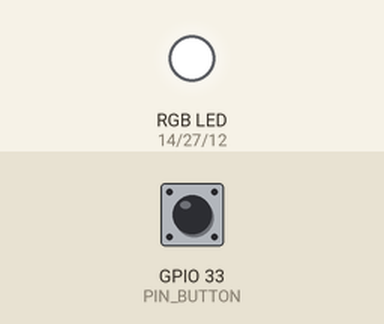
This sketch was run on a simulated ESP32. On the bench: an RGB LED mixed from three pins (HIGH = lit). The test bench sets the inputs (shaded band); at power-on: GPIO 33 (PIN_BUTTON) LOW.

Above: at 1.2 s.
1.3 s: GPIO 33 (PIN_BUTTON) pulled HIGH for 0.15 s
At 2.3 s:
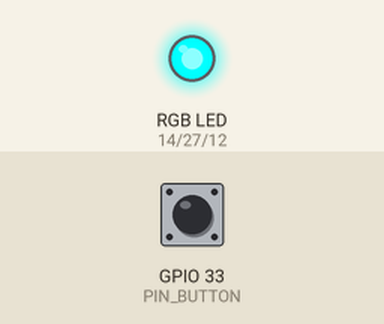
2.9 s: GPIO 33 (PIN_BUTTON) pulled HIGH for 1 s
At 3.5 s:
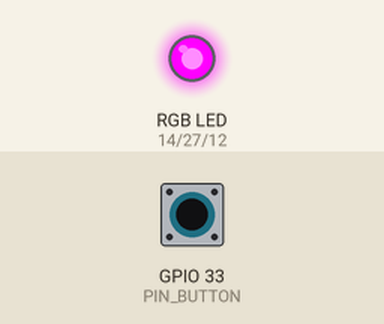
5.4 s: GPIO 33 (PIN_BUTTON) pulled HIGH for 0.15 s
At 6.6 s:
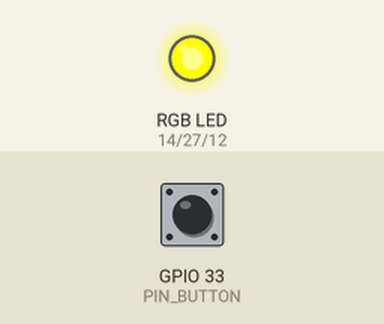
7.0 s: GPIO 33 (PIN_BUTTON) pulled HIGH for 3.2 s
At 7.8 s:
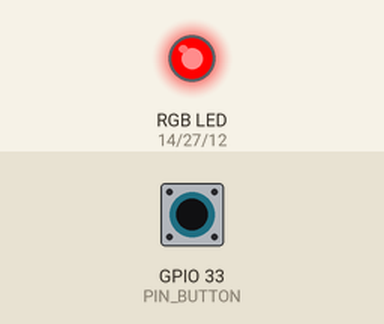
11.7 s: GPIO 33 (PIN_BUTTON) pulled HIGH for 0.15 s
At 12.6 s:
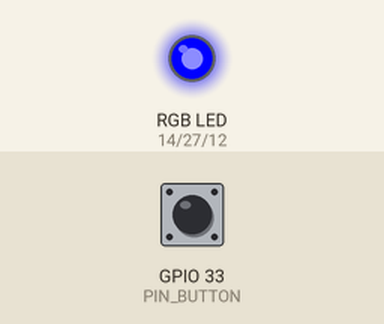
13.3 s: GPIO 33 (PIN_BUTTON) pulled HIGH for 1 s
At 13.8 s:
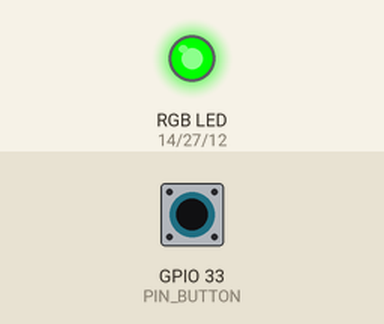
Timing chart, 0 to 16.3 s (numbered marks = the images above; inputs shaded):
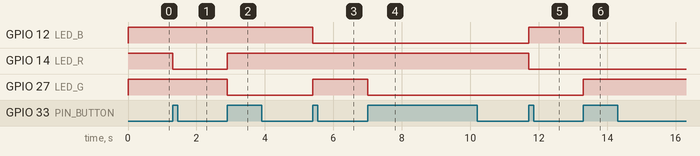

Measured:
- after the input at 1.3 s, GPIO 14 (LED_R): HIGH → LOW at once
- after the input at 2.9 s, GPIO 14 (LED_R): LOW → HIGH at once; GPIO 27 (LED_G): HIGH → LOW at once
- after the input at 5.4 s, GPIO 12 (LED_B): HIGH → LOW at once; GPIO 27 (LED_G): LOW → HIGH at once
- after the input at 7.0 s, GPIO 27 (LED_G): HIGH → LOW at once
- after the input at 11.7 s, GPIO 12 (LED_B): LOW → HIGH at once; GPIO 14 (LED_R): HIGH → LOW at once
- after the input at 13.3 s, GPIO 12 (LED_B): HIGH → LOW at once; GPIO 27 (LED_G): LOW → HIGH at once

The sketch:

LEDRGB_local.ino
```cpp
#define LED_R 14
#define LED_G 27
#define LED_B 12
#define PIN_BUTTON 33

int led_status = 0; //cual es el color en el que vamos a encender el led

//Debouncing (evitar el rebote del botón)
unsigned long lastDebounceTime = 0;
unsigned long debounceDelay = 200; //tiempo entre que se puede detectar la presión del botón

void IRAM_ATTR isr_button(){
  //millis() devuelve la cantidad de milisegundos desde que el programa inició
  //1s=1000ms
  if( (millis() - lastDebounceTime) > debounceDelay ){
    led_status++;
    if( led_status >=8) led_status = 0;
    //se puede usar el operador ternario (?:) led_status = (led_status >=7) ? 0 : led_status+1;
    lastDebounceTime = millis();
    }
  }

void setup() {
  //botón
  pinMode(PIN_BUTTON, INPUT);
  attachInterrupt(PIN_BUTTON, isr_button, RISING);

  //Led
  pinMode(LED_R, OUTPUT);
  pinMode(LED_G, OUTPUT);
  pinMode(LED_B, OUTPUT);

  Serial.begin(115200);
}

void loop() {
  //casos según el número de veces que presionamos el botón
  switch(led_status){
    case 1://Rojo
      digitalWrite(LED_R, LOW); //enciende rojo
      digitalWrite(LED_G, HIGH); //apaga verde
      digitalWrite(LED_B, HIGH); //apaga azul
    break;

    case 2://Verde
      digitalWrite(LED_R, HIGH); //apaga rojo
      digitalWrite(LED_G, LOW); //enciende verde
      digitalWrite(LED_B, HIGH); //apaga azul
    break;

    case 3://Azul
      digitalWrite(LED_R, HIGH); //apaga rojo
      digitalWrite(LED_G, HIGH); //apaga verde
      digitalWrite(LED_B, LOW); //enciende azul
    break;

    case 4://Cyan
      digitalWrite(LED_R, HIGH); //apaga rojo
      digitalWrite(LED_G, LOW); //enciende verde
      digitalWrite(LED_B, LOW); //enciende azul
    break;

    case 5://Amarillo
      digitalWrite(LED_R, LOW); //enciende rojo
      digitalWrite(LED_G, LOW); //enciende verde
      digitalWrite(LED_B, HIGH); //apaga azul
    break;

    case 6://Magenta
      digitalWrite(LED_R, LOW); //enciende rojo
      digitalWrite(LED_G, HIGH); //apaga verde
      digitalWrite(LED_B, LOW); //enciende azul
    break;

    case 7://Blanco
      digitalWrite(LED_R, LOW); //enciende rojo
      digitalWrite(LED_G, LOW); //enciende verde
      digitalWrite(LED_B, LOW); //enciende azul
    break;

    default://apagado
      digitalWrite(LED_R, HIGH); //apaga rojo
      digitalWrite(LED_G, HIGH); //apaga verde
      digitalWrite(LED_B, HIGH); //apaga azul
    break;
    }

}
```
